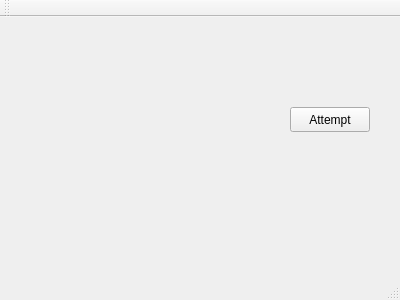
<?xml version="1.0" encoding="UTF-8"?>
<ui version="4.0">
 <class>MainWindow</class>
 <widget class="QMainWindow" name="MainWindow">
  <property name="geometry">
   <rect>
    <x>0</x>
    <y>0</y>
    <width>400</width>
    <height>300</height>
   </rect>
  </property>
  <property name="windowTitle">
   <string>MainWindow</string>
  </property>
  <widget class="QWidget" name="centralWidget">
   <widget class="QPushButton" name="pushButton">
    <property name="geometry">
     <rect>
      <x>290</x>
      <y>90</y>
      <width>80</width>
      <height>25</height>
     </rect>
    </property>
    <property name="text">
     <string>Attempt</string>
    </property>
   </widget>
  </widget>
  <widget class="QMenuBar" name="menuBar">
   <property name="geometry">
    <rect>
     <x>0</x>
     <y>0</y>
     <width>400</width>
     <height>22</height>
    </rect>
   </property>
  </widget>
  <widget class="QToolBar" name="mainToolBar">
   <attribute name="toolBarArea">
    <enum>TopToolBarArea</enum>
   </attribute>
   <attribute name="toolBarBreak">
    <bool>false</bool>
   </attribute>
  </widget>
  <widget class="QStatusBar" name="statusBar"/>
 </widget>
 <layoutdefault spacing="6" margin="11"/>
 <resources/>
 <connections/>
</ui>
